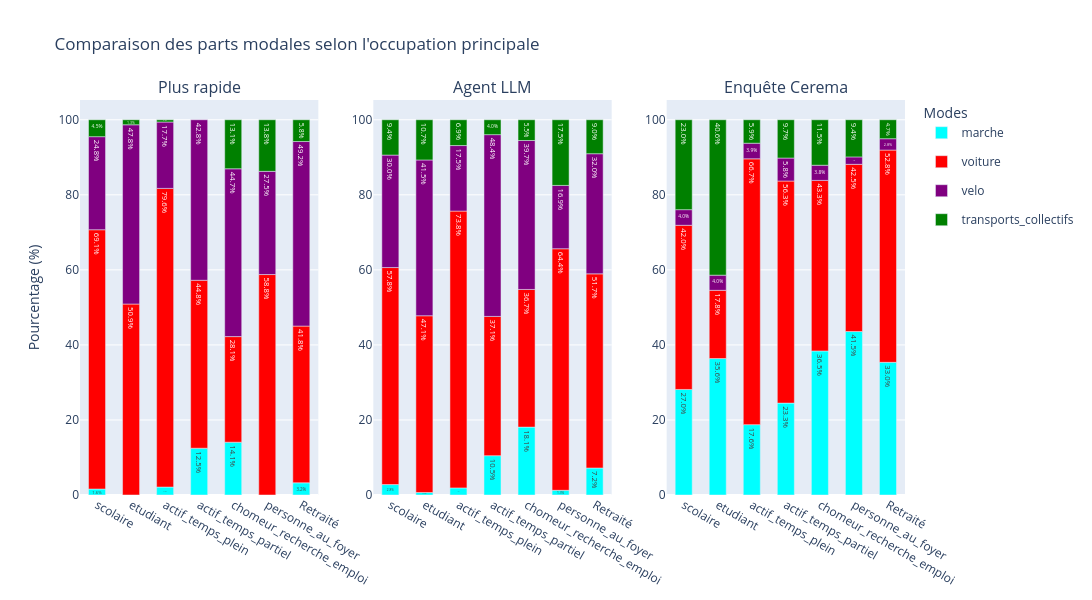

The cell this chart's notebook holds for it:
### Code cell
bar_graph(moves, cerema["parts_modales_2023"]["occupation"], "Comparaison des parts modales selon l'occupation principale", x_name="Occupation principale")

### Figure 1 — Plotly figure (JSON) as saved in the notebook; plotly's stock layout.template omitted (floating-point values rounded to 4 significant figures)
{"data": [{"legendgroup": "marche", "marker": {"color": "cyan"}, "name": "marche", "showlegend": true, "text": ["1.5915119363395225", "2.1164021164021163", "12.464589235127479", "14.07035175879397", "3.248259860788863"], "textposition": "inside", "texttemplate": "%{text:.1f}%", "type": "bar", "x": ["scolaire", "actif_temps_plein", "actif_temps_partiel", "chomeur_recherche_emploi", "Retraité"], "xaxis": "x", "y": [12, 28, 44, 28, 14], "yaxis": "y"}, {"legendgroup": "voiture", "marker": {"color": "red"}, "name": "voiture", "showlegend": true, "text": ["69.09814323607428", "50.89285714285714", "79.59183673469387", "44.759206798866856", "28.14070351758794", "58.75", "41.76334106728538"], "textposition": "inside", "texttemplate": "%{text:.1f}%", "type": "bar", "x": ["scolaire", "etudiant", "actif_temps_plein", "actif_temps_partiel", "chomeur_recherche_emploi", "personne_au_foyer", "Retraité"], "xaxis": "x", "y": [521, 228, 1053, 158, 56, 94, 180], "yaxis": "y"}, {"legendgroup": "velo", "marker": {"color": "purple"}, "name": "velo", "showlegend": true, "text": ["24.801061007957557", "47.767857142857146", "17.687074829931973", "42.77620396600567", "44.72361809045226", "27.500000000000004", "49.187935034802784"], "textposition": "inside", "texttemplate": "%{text:.1f}%", "type": "bar", "x": ["scolaire", "etudiant", "actif_temps_plein", "actif_temps_partiel", "chomeur_recherche_emploi", "personne_au_foyer", "Retraité"], "xaxis": "x", "y": [187, 214, 234, 151, 89, 44, 212], "yaxis": "y"}, {"legendgroup": "transports_collectifs", "marker": {"color": "green"}, "name": "transports_collectifs", "showlegend": true, "text": ["4.509283819628647", "1.3392857142857142", "0.6046863189720333", "13.06532663316583", "13.750000000000002", "5.800464037122969"], "textposition": "inside", "texttemplate": "%{text:.1f}%", "type": "bar", "x": ["scolaire", "etudiant", "actif_temps_plein", "chomeur_recherche_emploi", "personne_au_foyer", "Retraité"], "xaxis": "x", "y": [34, 6, 8, 26, 22, 25], "yaxis": "y"}, {"legendgroup": "marche", "marker": {"color": "cyan"}, "name": "marche", "showlegend": false, "text": ["2.7851458885941645", "0.6696428571428571", "1.889644746787604", "10.48158640226629", "18.090452261306535", "1.25", "7.192575406032482"], "textposition": "inside", "texttemplate": "%{text:.1f}%", "type": "bar", "x": ["scolaire", "etudiant", "actif_temps_plein", "actif_temps_partiel", "chomeur_recherche_emploi", "personne_au_foyer", "Retraité"], "xaxis": "x2", "y": [21, 3, 25, 37, 36, 2, 31], "yaxis": "y2"}, {"legendgroup": "voiture", "marker": {"color": "red"}, "name": "voiture", "showlegend": false, "text": ["57.824933687002655", "47.098214285714285", "73.77173091458806", "37.110481586402265", "36.68341708542713", "64.375", "51.74013921113689"], "textposition": "inside", "texttemplate": "%{text:.1f}%", "type": "bar", "x": ["scolaire", "etudiant", "actif_temps_plein", "actif_temps_partiel", "chomeur_recherche_emploi", "personne_au_foyer", "Retraité"], "xaxis": "x2", "y": [436, 211, 976, 131, 73, 103, 223], "yaxis": "y2"}, {"legendgroup": "velo", "marker": {"color": "purple"}, "name": "velo", "showlegend": false, "text": ["29.973474801061005", "41.517857142857146", "17.46031746031746", "48.44192634560906", "39.698492462311556", "16.875", "32.01856148491879"], "textposition": "inside", "texttemplate": "%{text:.1f}%", "type": "bar", "x": ["scolaire", "etudiant", "actif_temps_plein", "actif_temps_partiel", "chomeur_recherche_emploi", "personne_au_foyer", "Retraité"], "xaxis": "x2", "y": [226, 186, 231, 171, 79, 27, 138], "yaxis": "y2"}, {"legendgroup": "transports_collectifs", "marker": {"color": "green"}, "name": "transports_collectifs", "showlegend": false, "text": ["9.416445623342176", "10.714285714285714", "6.878306878306878", "3.9660056657223794", "5.527638190954774", "17.5", "9.048723897911833"], "textposition": "inside", "texttemplate": "%{text:.1f}%", "type": "bar", "x": ["scolaire", "etudiant", "actif_temps_plein", "actif_temps_partiel", "chomeur_recherche_emploi", "personne_au_foyer", "Retraité"], "xaxis": "x2", "y": [71, 48, 91, 14, 11, 28, 39], "yaxis": "y2"}, {"legendgroup": "marche", "marker": {"color": "cyan"}, "name": "marche", "showlegend": false, "text": ["27.0", "35.64356435643564", "17.647058823529413", "23.300970873786408", "36.53846153846153", "41.509433962264154", "33.0188679245283"], "textposition": "inside", "texttemplate": "%{text:.1f}%", "type": "bar", "x": ["scolaire", "etudiant", "actif_temps_plein", "actif_temps_partiel", "chomeur_recherche_emploi", "personne_au_foyer", "Retraité"], "xaxis": "x3", "y": [27, 36, 18, 24, 38, 44, 35], "yaxis": "y3"}, {"legendgroup": "voiture", "marker": {"color": "red"}, "name": "voiture", "showlegend": false, "text": ["42.0", "17.82178217821782", "66.66666666666666", "56.310679611650485", "43.269230769230774", "42.45283018867924", "52.83018867924528"], "textposition": "inside", "texttemplate": "%{text:.1f}%", "type": "bar", "x": ["scolaire", "etudiant", "actif_temps_plein", "actif_temps_partiel", "chomeur_recherche_emploi", "personne_au_foyer", "Retraité"], "xaxis": "x3", "y": [42, 18, 68, 58, 45, 45, 56], "yaxis": "y3"}, {"legendgroup": "velo", "marker": {"color": "purple"}, "name": "velo", "showlegend": false, "text": ["4.0", "3.9603960396039604", "3.9215686274509802", "5.825242718446602", "3.8461538461538463", "1.8867924528301887", "2.8301886792452833"], "textposition": "inside", "texttemplate": "%{text:.1f}%", "type": "bar", "x": ["scolaire", "etudiant", "actif_temps_plein", "actif_temps_partiel", "chomeur_recherche_emploi", "personne_au_foyer", "Retraité"], "xaxis": "x3", "y": [4, 4, 4, 6, 4, 2, 3], "yaxis": "y3"}, {"legendgroup": "transports_collectifs", "marker": {"color": "green"}, "name": "transports_collectifs", "showlegend": false, "text": ["23.0", "40.5940594059406", "5.88235294117647", "9.70873786407767", "11.538461538461538", "9.433962264150944", "4.716981132075472"], "textposition": "inside", "texttemplate": "%{text:.1f}%", "type": "bar", "x": ["scolaire", "etudiant", "actif_temps_plein", "actif_temps_partiel", "chomeur_recherche_emploi", "personne_au_foyer", "Retraité"], "xaxis": "x3", "y": [23, 41, 6, 10, 12, 10, 5], "yaxis": "y3"}], "layout": {"annotations": [{"font": {"size": 16}, "showarrow": false, "text": "Plus rapide", "x": 0.1444, "xanchor": "center", "xref": "paper", "y": 1.0, "yanchor": "bottom", "yref": "paper"}, {"font": {"size": 16}, "showarrow": false, "text": "Agent LLM", "x": 0.5, "xanchor": "center", "xref": "paper", "y": 1.0, "yanchor": "bottom", "yref": "paper"}, {"font": {"size": 16}, "showarrow": false, "text": "Enquête Cerema", "x": 0.8556, "xanchor": "center", "xref": "paper", "y": 1.0, "yanchor": "bottom", "yref": "paper"}], "bargap": 0.5, "barmode": "relative", "barnorm": "percent", "height": 600, "legend": {"title": {"text": "Modes"}}, "title": {"text": "Comparaison des parts modales selon l'occupation principale"}, "width": 1300, "xaxis": {"anchor": "y", "categoryarray": ["scolaire", "etudiant", "actif_temps_plein", "actif_temps_partiel", "chomeur_recherche_emploi", "personne_au_foyer", "Retraité"], "categoryorder": "array", "domain": [0.0, 0.2889], "showgrid": false, "type": "category"}, "xaxis2": {"anchor": "y2", "categoryarray": ["scolaire", "etudiant", "actif_temps_plein", "actif_temps_partiel", "chomeur_recherche_emploi", "personne_au_foyer", "Retraité"], "categoryorder": "array", "domain": [0.3556, 0.6444], "showgrid": false, "type": "category"}, "xaxis3": {"anchor": "y3", "categoryarray": ["scolaire", "etudiant", "actif_temps_plein", "actif_temps_partiel", "chomeur_recherche_emploi", "personne_au_foyer", "Retraité"], "categoryorder": "array", "domain": [0.7111, 1.0], "showgrid": false, "type": "category"}, "yaxis": {"anchor": "x", "domain": [0.0, 1.0], "title": {"text": "Pourcentage (%)"}}, "yaxis2": {"anchor": "x2", "domain": [0.0, 1.0]}, "yaxis3": {"anchor": "x3", "domain": [0.0, 1.0]}}}
